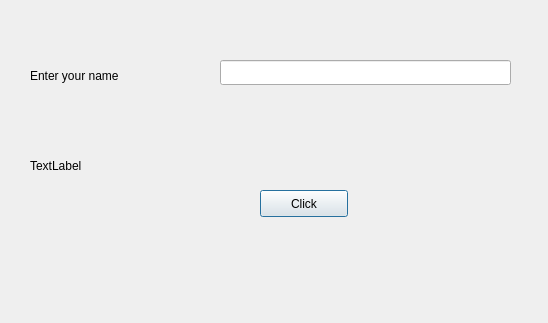
<?xml version="1.0" encoding="UTF-8"?>
<ui version="4.0">
 <class>Dialog</class>
 <widget class="QDialog" name="Dialog">
  <property name="geometry">
   <rect>
    <x>0</x>
    <y>0</y>
    <width>548</width>
    <height>323</height>
   </rect>
  </property>
  <property name="windowTitle">
   <string>Dialog</string>
  </property>
  <widget class="QLabel" name="label">
   <property name="geometry">
    <rect>
     <x>30</x>
     <y>60</y>
     <width>161</width>
     <height>31</height>
    </rect>
   </property>
   <property name="text">
    <string>Enter your name</string>
   </property>
  </widget>
  <widget class="QLineEdit" name="lineEditName">
   <property name="geometry">
    <rect>
     <x>220</x>
     <y>60</y>
     <width>291</width>
     <height>25</height>
    </rect>
   </property>
  </widget>
  <widget class="QLabel" name="labelResponse">
   <property name="geometry">
    <rect>
     <x>30</x>
     <y>150</y>
     <width>161</width>
     <height>31</height>
    </rect>
   </property>
   <property name="text">
    <string>TextLabel</string>
   </property>
  </widget>
  <widget class="QPushButton" name="ButtonClickMe">
   <property name="geometry">
    <rect>
     <x>260</x>
     <y>190</y>
     <width>88</width>
     <height>27</height>
    </rect>
   </property>
   <property name="text">
    <string>Click</string>
   </property>
  </widget>
 </widget>
 <resources/>
 <connections/>
</ui>
